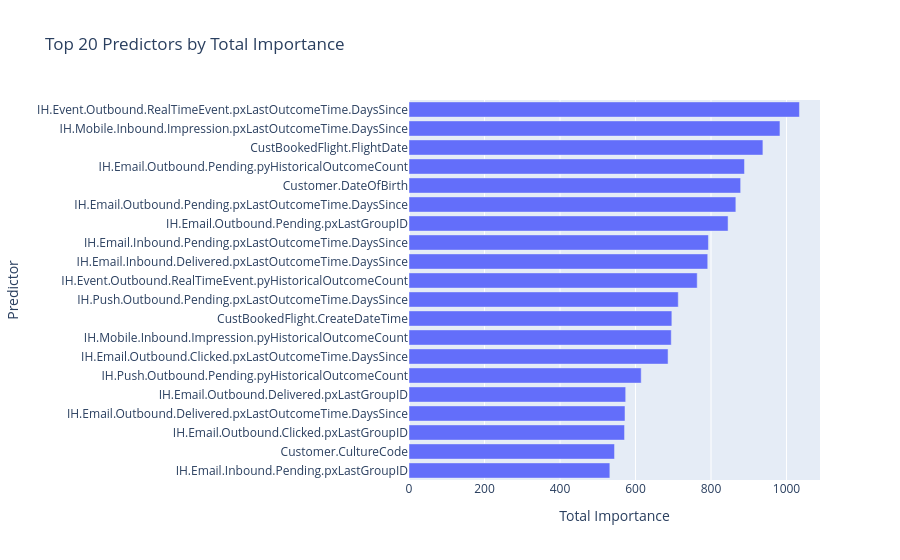
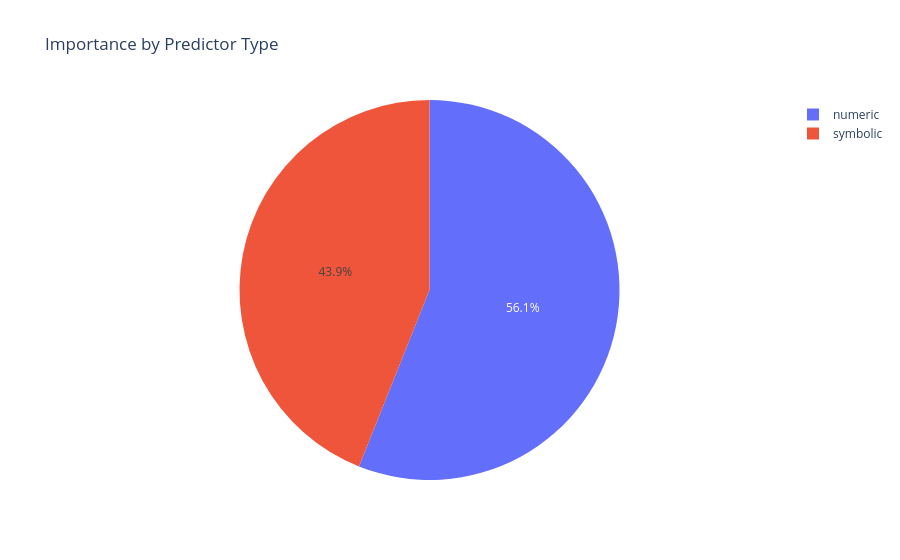

Notebook code cell kept with these figures, in order:
### Markdown cell above
# Feature Importance Visualization
Plots to visualize feature importance distributions.

### Code cell
# --- Visualizations ---
import plotly.express as px
import plotly.graph_objects as go
from plotly.subplots import make_subplots

# 1. Distribution histogram of feature importance
fig1 = px.histogram(
    df_predictor_binning.to_pandas(), 
    x="pyFeatureImportance",
    nbins=50,
    title="Distribution of Feature Importance (per bin)",
    labels={"pyFeatureImportance": "Feature Importance"}
)
fig1.show()

# 2. Top 20 predictors by total importance
top20 = predictor_importance.head(20).to_pandas()
fig2 = px.bar(
    top20, 
    x="total_importance", 
    y="pyPredictorName", 
    orientation='h',
    title="Top 20 Predictors by Total Importance",
    labels={"total_importance": "Total Importance", "pyPredictorName": "Predictor"}
)
fig2.update_layout(yaxis=dict(autorange="reversed"))
fig2.show()

# 3. Importance by type (numeric vs categorical)
type_importance = (
    df_predictor_binning
    .group_by("pyType")
    .agg(pl.sum("pyFeatureImportance").alias("total_importance"))
    .to_pandas()
)
fig3 = px.pie(type_importance, values="total_importance", names="pyType", title="Importance by Predictor Type")
fig3.show()

### Figure 1 — Plotly figure (JSON) as saved in the notebook; plotly's stock layout.template omitted (floating-point values rounded to 4 significant figures)
{"data": [{"hovertemplate": "Total Importance=%{x}<br>Predictor=%{y}<extra></extra>", "legendgroup": "", "marker": {"color": "#636efa", "pattern": {"shape": ""}}, "name": "", "orientation": "h", "showlegend": false, "textposition": "auto", "type": "bar", "x": [1034.0, 982.7, 937.5, 888.7, 878.6, 865.9, 845.2, 793.2, 791.4, 763.5, 713.3, 696.3, 694.7, 686.3, 615.1, 574.0, 572.2, 571.0, 544.5, 532.1], "xaxis": "x", "y": ["IH.Event.Outbound.RealTimeEvent.pxLastOutcomeTime.DaysSince", "IH.Mobile.Inbound.Impression.pxLastOutcomeTime.DaysSince", "CustBookedFlight.FlightDate", "IH.Email.Outbound.Pending.pyHistoricalOutcomeCount", "Customer.DateOfBirth", "IH.Email.Outbound.Pending.pxLastOutcomeTime.DaysSince", "IH.Email.Outbound.Pending.pxLastGroupID", "IH.Email.Inbound.Pending.pxLastOutcomeTime.DaysSince", "IH.Email.Inbound.Delivered.pxLastOutcomeTime.DaysSince", "IH.Event.Outbound.RealTimeEvent.pyHistoricalOutcomeCount", "IH.Push.Outbound.Pending.pxLastOutcomeTime.DaysSince", "CustBookedFlight.CreateDateTime", "IH.Mobile.Inbound.Impression.pyHistoricalOutcomeCount", "IH.Email.Outbound.Clicked.pxLastOutcomeTime.DaysSince", "IH.Push.Outbound.Pending.pyHistoricalOutcomeCount", "IH.Email.Outbound.Delivered.pxLastGroupID", "IH.Email.Outbound.Delivered.pxLastOutcomeTime.DaysSince", "IH.Email.Outbound.Clicked.pxLastGroupID", "Customer.CultureCode", "IH.Email.Inbound.Pending.pxLastGroupID"], "yaxis": "y"}], "layout": {"barmode": "relative", "legend": {"tracegroupgap": 0}, "title": {"text": "Top 20 Predictors by Total Importance"}, "xaxis": {"anchor": "y", "domain": [0, 1], "title": {"text": "Total Importance"}}, "yaxis": {"anchor": "x", "autorange": "reversed", "domain": [0, 1], "title": {"text": "Predictor"}}}}

### Figure 2 — Plotly figure (JSON) as saved in the notebook; plotly's stock layout.template omitted (floating-point values rounded to 4 significant figures)
{"data": [{"domain": {"x": [0, 1], "y": [0, 1]}, "hovertemplate": "pyType=%{label}<br>total_importance=%{value}<extra></extra>", "labels": ["numeric", "symbolic"], "legendgroup": "", "name": "", "showlegend": true, "type": "pie", "values": [33380.0, 26170.0]}], "layout": {"legend": {"tracegroupgap": 0}, "title": {"text": "Importance by Predictor Type"}}}
